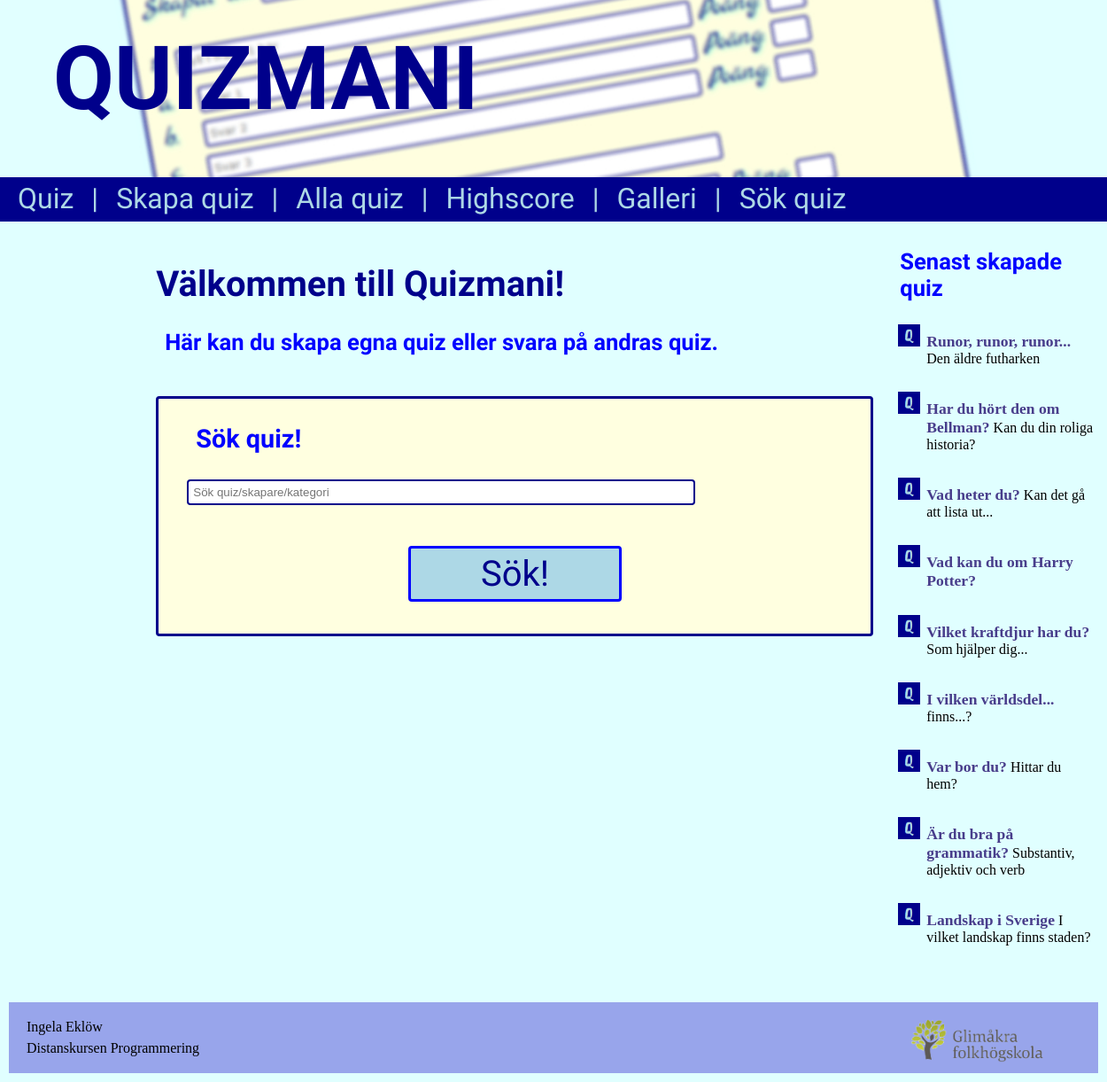
The page / on the database its author committed.
### tables this page shows
CREATE TABLE `quiz` (
  `ID` int(11) NOT NULL,
  `author` varchar(20) NOT NULL,
  `header` varchar(100) NOT NULL,
  `header2` varchar(100) NOT NULL,
  `category` varchar(20) NOT NULL,
  `run` int(11) NOT NULL,
  `result1` varchar(150) NOT NULL,
  `result2` varchar(150) NOT NULL,
  `result3` varchar(150) NOT NULL,
  `question1` varchar(150) NOT NULL,
  `answer1a` varchar(150) NOT NULL,
  `points1a` int(11) NOT NULL,
  `answer1b` varchar(150) NOT NULL,
  `points1b` int(11) NOT NULL,
  `answer1c` varchar(150) NOT NULL,
  `points1c` int(11) NOT NULL,
  `question2` varchar(150) NOT NULL,
  `answer2a` varchar(150) NOT NULL,
  `points2a` int(11) NOT NULL,
  `answer2b` varchar(150) NOT NULL,
  `points2b` int(11) NOT NULL,
  `answer2c` varchar(150) NOT NULL,
  `points2c` int(11) NOT NULL,
  `question3` varchar(150) NOT NULL,
  `answer3a` varchar(150) NOT NULL,
  `points3a` int(11) NOT NULL,
  `answer3b` varchar(150) NOT NULL,
  `points3b` int(11) NOT NULL,
  `answer3c` varchar(150) NOT NULL,
  `points3c` int(11) NOT NULL
);

### aside.php (the view)
<?php
$sql = "SELECT * FROM quiz ORDER BY id DESC";
$data = $link->query($sql);
echo "<ul style='list-style-image: url(images/q.jpg)'>";
$i = 1;
while($row = $data->fetch_assoc() and $i<=10){
    $quizid = $row["ID"];
    echo "<li><a href='quiz.php?id=".$quizid."'><b>", $row["header"], "</b> ", $row["header2"], "</a></li><br>";
    $i += 1;
}
echo "</ul>";
?>

### header.php (shortened to what this page needs)
<!DOCTYPE html>
<html lang="sv">
<head>
    <link rel="stylesheet" href="styles/style.css">
</head>
<body>
  <header>
        <h1 style="font-size: 100px">
            <a href="index.php">QUIZMANI</a>
        </h1>
    </header>
    <nav>
        <ul>
            <li><a href="quiz.php" <?php if ($menuItem == 1){ echo 'class="active"'; } ?>>Quiz</a></li>
            <li>|</li>
            <li><a href="quiz_create.php" <?php if ($menuItem == 2){ echo 'class="active"'; } ?>>Skapa quiz</a></li>
            <li>|</li>
            <li><a href="quiz_all.php" <?php if ($menuItem == 3){ echo 'class="active"'; } ?>>Alla quiz</a></li>
            <li>|</li>
            <li><a href="highscore.php" <?php if ($menuItem == 4){ echo 'class="active"'; } ?>>Highscore</a></li>
            <li>|</li>
            <li><a href="gallery.php" <?php if ($menuItem == 5){ echo 'class="active"'; } ?>>Galleri</a></li>
            <li>|</li>
            <li><a href="search.php" <?php if ($menuItem == 6){ echo 'class="active"'; } ?>>Sök quiz</a></li>
       </ul>
    </nav>

### index.php (shortened to what this page needs)
<?php
    $menuItem = 0;
    include "header.php";
    $server = "localhost";
    $username = "ingela333";
    $password = "phpmyadmin,01";
    $db = "ingela333";
    $link = new mysqli($server, $username, $password, $db);
?>
<div id="page" class="container">
    <main>
        <h1>
            Välkommen till Quizmani!
        </h1>
        <h4>Här kan du skapa egna quiz eller svara på andras quiz.</h4><br><br>
        <form action="submitSearch.php" method="POST" id="formSearch">
        <h3>Sök quiz!</h3>
        <p>
            <input type="text" id="keyword" name="keyword" placeholder="Sök quiz/skapare/kategori">
        </p>
        <input type="submit" value="Sök!">
        </form>
    </main>
    <aside>
        <h4>Senast skapade quiz</h4>
        <p>
            <?php
                include "aside.php";
            ?>
            </p>
        </aside>
</div>
<?php
    include "footer.php";
?>

### footer.php
<div id="foot" class="container">
    <footer>
        <p>
            Ingela Eklöw<br>
            Distanskursen Programmering
        </p>
        <img src="images/logo_glimakra.png" alt="Logo Glimåkra Folkhögskola">
    </footer>
</div>
</body>
</html>

### styles/style.css (style rules this page uses)
html { font-size: 16px }
body { margin: 0; padding: 0; background-color: lightcyan }
header { width: 100%; height: 200px; background-image: url("../images/bg.jpg"); background-position-y: 50%; background-size: 100%; position: relative }
header h1 { margin: 0; color: darkblue; padding: 10px; font-size: 2rem; position: absolute; font-family: 'Caveat Brush', cursive; top: 20px; left: 50px }
header h1 a { color: darkblue; text-decoration: none }
nav { width: 100%; background-color: darkblue; height: 50px }
nav ul { margin: 0; padding-left: 10px; min-width: 1080px }
nav ul li { float: left; list-style: none; margin: 5px 10px; font-size: 2rem; font-family: 'Caveat Brush', cursive; color: lightblue }
nav ul li a { color: lightblue; text-decoration: none }
.container { width: 100%; display: flex; padding: 10px }
.container::after { content: ” ”; display: block; clear: both }
div#page { width: 75%; margin: 0 auto }
main, aside { box-sizing: border-box; float: left; padding: 10px }
main { width: 67%; min-width: 830px }
aside { width: 33%; min-width: 250px; }
div#foot { width: 100%; margin: 0 auto }
footer { width: 100%; height: 80px; padding: 0 10px; background-color: rgb(152, 165, 235); position: relative }
footer img { position: absolute; top: 20px; right: 5%; width: 150px; border: none; }
@media screen and (min-width: 54px) { html, nav { min-width: 1530px; } }
@media screen and (min-width: 768px) { html, nav { min-width: 1100px; } }
div { box-sizing: border-box }
h1 { color: darkblue; font-size: 2.5em; font-family: 'Caveat Brush', cursive; }
h3 { color: blue; font-size: 1.8em; margin-left: 40px; font-family: 'Marck Script', cursive; }
h4 { color: blue; font-size: 1.6em; margin: 10px; font-family: 'Caveat Brush', cursive; }
p { line-height: 1.5em; padding-left: 10px }
a, td a { text-decoration: none; }
ul { list-style-type: center; list-style-position: outside; }
a, ul li a { color: black; }
b { color: darkslateblue; font-size: 1.1em; }
img { border-radius: 4px; border: 1px solid }
form { background-color: lightyellow; border: 3px solid darkblue; border-radius: 4px; padding-left: 2px }
input[type=text] { border: 2px solid darkblue; border-radius: 4px; width: 600px; padding: 5px; font-family: Verdana, Geneva, Tahoma, sans-serif }
input, textarea, date { border: 2px solid darkblue; border-radius: 4px; width: 200px; padding: 5px; font-family: Verdana, Geneva, Tahoma, sans-serif }
input[type=submit] { border: 3px solid blue; border-radius: 4px; width: 30%; background-color: lightblue; color: darkblue; font-family: 'Marck Script', cursive; font-size: 40px; margin: 20px 0 20px 280px; }
form p input#answer1a, form p input#answer1b, form p input#answer1c, form p input#answer2a, form p input#answer2b, form p input#answer2c, form p input#answer3a, form p input#answer3b, form p input#answer3c, form p input#keyword { margin: 0 0 10px 20px; width: 560px; }
p:after { display: block; content: ""; clear: both; }

### rows shown on the page
quiz: header "Runor, runor, runor...", header2 "Den äldre futharken"
quiz: header "Har du hört den om Bellman?", header2 "Kan du din roliga historia?"
quiz: header "Vad heter du?", header2 "Kan det gå att lista ut..."
quiz: header "Vad kan du om Harry Potter?"
quiz: header "Vilket kraftdjur har du?", header2 "Som hjälper dig..."
quiz: header "I vilken världsdel...", header2 "finns...?"
quiz: header "Var bor du?", header2 "Hittar du hem?"
quiz: header "Är du bra på grammatik?", header2 "Substantiv, adjektiv och verb"
quiz: header "Landskap i Sverige", header2 "I vilket landskap finns staden?"
